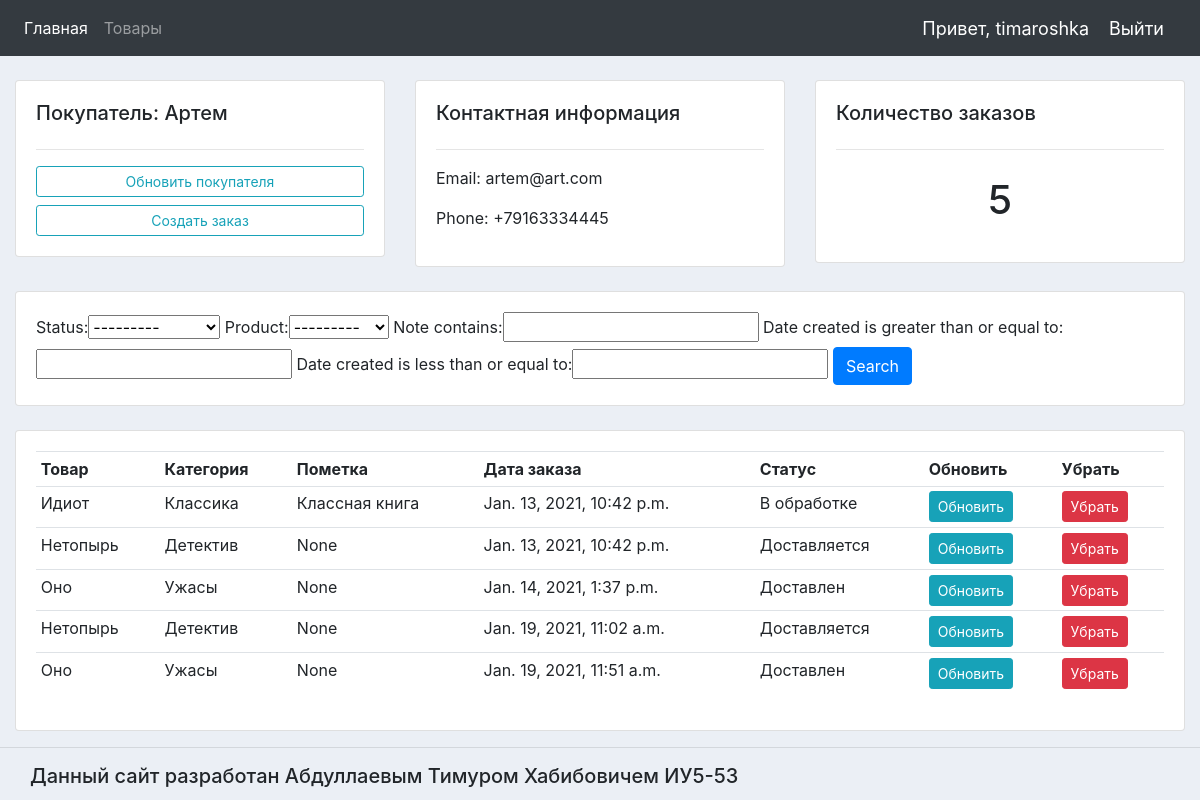
Screenshot of /customer/4/ (signed in) with the database file from the repository.
### accounts/models.py (models this page shows, shortened)
class Customer(models.Model):
    user = models.OneToOneField(User, null = True, blank=True, on_delete=models.CASCADE)
    name = models.CharField(max_length=200, null=True)
    phone = models.CharField(max_length=200, null=True)
    email = models.CharField(max_length=200, null=True)
    date_created = models.DateTimeField(auto_now_add=True, null=True)
    profile_pic = models.ImageField(default = "default.png",null=True, blank=True)

class Order(models.Model):
    STATUS = (
        ('В обработке', 'В обработке'),
        ('Доставляется', 'Доставляется'),
        ('Доставлен', 'Доставлен')
    )
    date_created = models.DateTimeField(auto_now_add=True, null=True)
    status = models.CharField(max_length=200, null=True, choices=STATUS)
    customer = models.ForeignKey(Customer, null=True, on_delete=models.SET_NULL)
    product = models.ForeignKey(Product, null=True, on_delete=models.SET_NULL)
    note = models.CharField(max_length=1000, null=True)

class Product(models.Model):
    CATEGORY = (
        ('Классика', 'Классика'),
        ('Драма', 'Драма'),
        ('Детектив', 'Детектив'),
        ('Ужасы', 'Ужасы')
    )
    name = models.CharField(max_length=200, null=True)
    author = models.CharField(max_length=200, null=True)
    price = models.FloatField(null = True)
    category = models.CharField(max_length=200, null=True, choices=CATEGORY)
    description = models.CharField(max_length=200, null=True, blank=True)
    date_created = models.DateTimeField(auto_now_add=True, null=True)
    tags = models.ManyToManyField(Tag)
    def __str__(self):
        return self.name

### accounts/decorators.py (the view)
        def wrapper_func(request, *args, **kwargs):
            group = None
            if request.user.groups.exists():
                group = request.user.groups.all()[0].name
            if group in allowed_roles:
                return view_func(request, *args, **kwargs)
            else:
                return HttpResponse('Доступ запрещен!')

### accounts/views.py (called while the page is built)
@login_required(login_url='login')
@allowed_users(allowed_roles='Администратор')
def customer(request, pk):
	customer = Customer.objects.get(id=pk)
	orders = customer.order_set.all()
	order_count = orders.count()
	myFilter = OrderFilter(request.GET, queryset=orders)
	orders = myFilter.qs
	context = {'customer':customer, 'orders':orders, 'order_count':order_count, 'myFilter':myFilter}
	return render(request, 'accounts/customer.html', context)

### accounts/templates/accounts/customer.html
{%  extends 'accounts/main.html' %}
{% block content %}
	<br>
<div class="row">
	<div class="col-md">
		<div class="card card-body">
			<h5>Покупатель: {{customer.name}}</h5>
			<hr>
			<a class="btn btn-outline-info  btn-sm btn-block" href="">Обновить покупателя</a>
			<a class="btn btn-outline-info  btn-sm btn-block" href="{% url 'create_order' customer.id %}">Создать заказ</a>
		</div>
	</div>
	<div class="col-md">
		<div class="card card-body">
			<h5>Контактная информация</h5>
			<hr>
			<p>Email: {{customer.email}}</p>
			<p>Phone: {{customer.phone}} </p>
		</div>
	</div>
	<div class="col-md">
		<div class="card card-body">
			<h5>Количество заказов</h5>
			<hr>
			<h1 style="text-align: center;padding: 10px">{{order_count}}</h1>
		</div>
	</div>
</div>
<br>
<div class="row">
	<div class="col">
		<div class="card card-body">
			<form method="get">
				{{myFilter.form}}
		    <button class="btn btn-primary" type="submit">Search</button>
		  </form>
		</div>
	</div>
</div>
<br>
<div class="row">
	<div class="col-md">
		<div class="card card-body">
			<table class="table table-sm">
				<tr>
					<th>Товар</th>
					<th>Категория</th>
					<th>Пометка</th>
					<th>Дата заказа</th>
					<th>Статус</th>
					<th>Обновить</th>
					<th>Убрать</th>
				</tr>
				{% for i in orders%}
				<tr>
					<td>{{i.product}}</td>
					<td>{{i.product.category}}</td>
					<td>{{i.note}}</td>
					<td>{{i.date_created}}</td>
					<td>{{i.status}}</td>
					<td><a class="btn btn-sm btn-info" href = "{%url 'update_order' i.id %}">Обновить</a></td>
					<td><a class="btn btn-sm btn-danger" href = "{%url 'delete_order' i.id %}">Убрать</a></td>
				</tr>
				{% endfor %}
			</table>
		</div>
	</div>
</div>
{% endblock %}

### accounts/templates/accounts/navbar.html (shortened to what this page needs)
{% load static %}
<nav class="navbar navbar-expand-lg navbar-dark bg-dark">
  <div class="collapse navbar-collapse" id="navbarNav">
    <ul class="navbar-nav">
      {% if request.user.is_staff %}
      <li class="nav-item active">
        <a class="nav-link" href="{% url 'home' %}">Главная</a>
      </li>
      <li class="nav-item">
        <a class="nav-link" href="{% url 'products' %}">Товары</a>
      </li>
      {% else %}
       <li class="nav-item">
        <a class="nav-link" href="{% url 'account' %}">Настройки</a>
      </li>
      {% endif %}
    </ul>
  </div>
  <span class="hello-msg">Привет, {{request.user}}</span>
  <span><a class="hello-msg" href="{% url 'logout' %}">Выйти</a></span>
</nav>

### accounts/static/css/main.css (style rules this page uses)
body { background-color: #ebeff5; }

### accounts/templates/accounts/navbar.html (style rules this page uses)
.hello-msg { font-size: 18px; color: white; margin-right:20px; }

### rows the page displays
Customer: name "Артем", email "artem@art.com", phone "+79163334445"
Order: product "Идиот", product.category "Классика", note "Классная книга", date_created "Jan. 13, 2021, 10:42 p.m.", status "В обработке"
Order: product "Нетопырь", product.category "Детектив", note "None", date_created "Jan. 13, 2021, 10:42 p.m.", status "Доставляется"
Order: product "Оно", product.category "Ужасы", note "None", date_created "Jan. 14, 2021, 1:37 p.m.", status "Доставлен"
Order: product "Нетопырь", product.category "Детектив", note "None", date_created "Jan. 19, 2021, 11:02 a.m.", status "Доставляется"
Order: product "Оно", product.category "Ужасы", note "None", date_created "Jan. 19, 2021, 11:51 a.m.", status "Доставлен"

### other values shown
{{ request.user }} "timaroshka"
{{ order_count }} "5"
